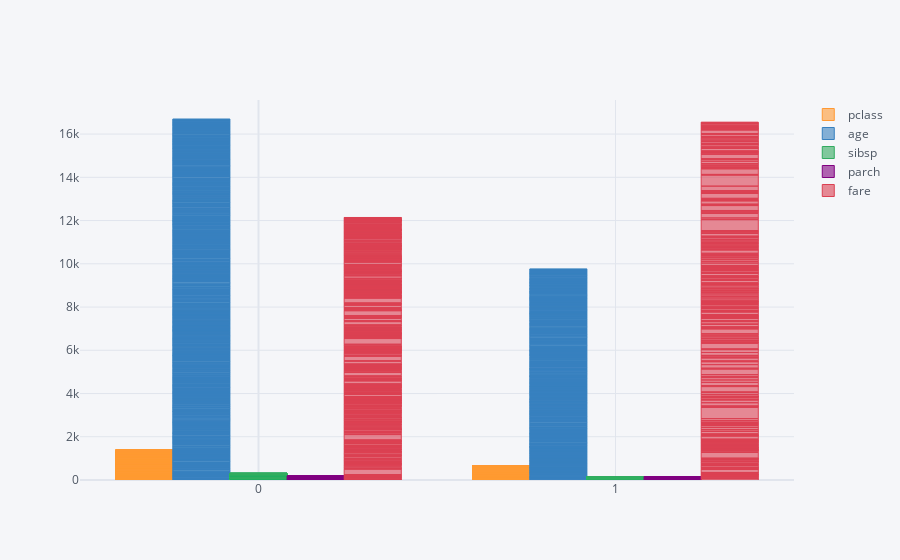

Notebook code for this chart:
### Markdown cell above
생존의 영향을 미치는 인자 찾기(상관관계)

### Code cell
sel=['survived','pclass','age','sibsp','parch','fare']
titanic[sel].iplot(kind='bar',x='survived')

### Figure 1 — Plotly figure (JSON) as saved in the notebook; plotly's stock layout.template omitted (floating-point values rounded to 4 significant figures; data arrays with more than 128 entries replaced by an {"elided": "..."} marker saying what was removed)
{"data": [{"marker": {"color": "rgba(255, 153, 51, 0.6)", "line": {"color": "rgba(255, 153, 51, 1.0)", "width": 1}}, "name": "pclass", "orientation": "v", "text": "", "type": "bar", "x": {"elided": "891 int values"}, "y": {"elided": "891 int values"}}, {"marker": {"color": "rgba(55, 128, 191, 0.6)", "line": {"color": "rgba(55, 128, 191, 1.0)", "width": 1}}, "name": "age", "orientation": "v", "text": "", "type": "bar", "x": {"elided": "891 int values"}, "y": {"elided": "891 float values"}}, {"marker": {"color": "rgba(50, 171, 96, 0.6)", "line": {"color": "rgba(50, 171, 96, 1.0)", "width": 1}}, "name": "sibsp", "orientation": "v", "text": "", "type": "bar", "x": {"elided": "891 int values"}, "y": {"elided": "891 int values"}}, {"marker": {"color": "rgba(128, 0, 128, 0.6)", "line": {"color": "rgba(128, 0, 128, 1.0)", "width": 1}}, "name": "parch", "orientation": "v", "text": "", "type": "bar", "x": {"elided": "891 int values"}, "y": {"elided": "891 int values"}}, {"marker": {"color": "rgba(219, 64, 82, 0.6)", "line": {"color": "rgba(219, 64, 82, 1.0)", "width": 1}}, "name": "fare", "orientation": "v", "text": "", "type": "bar", "x": {"elided": "891 int values"}, "y": {"elided": "891 float values"}}], "layout": {"legend": {"bgcolor": "#F5F6F9", "font": {"color": "#4D5663"}}, "paper_bgcolor": "#F5F6F9", "plot_bgcolor": "#F5F6F9", "title": {"font": {"color": "#4D5663"}}, "xaxis": {"gridcolor": "#E1E5ED", "showgrid": true, "tickfont": {"color": "#4D5663"}, "title": {"font": {"color": "#4D5663"}, "text": ""}, "zerolinecolor": "#E1E5ED"}, "yaxis": {"gridcolor": "#E1E5ED", "showgrid": true, "tickfont": {"color": "#4D5663"}, "title": {"font": {"color": "#4D5663"}, "text": ""}, "zerolinecolor": "#E1E5ED"}}}
